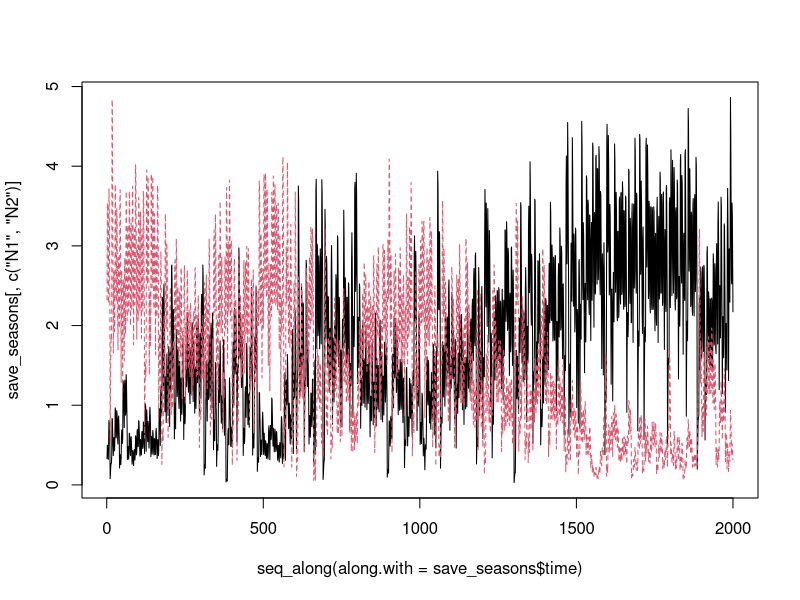
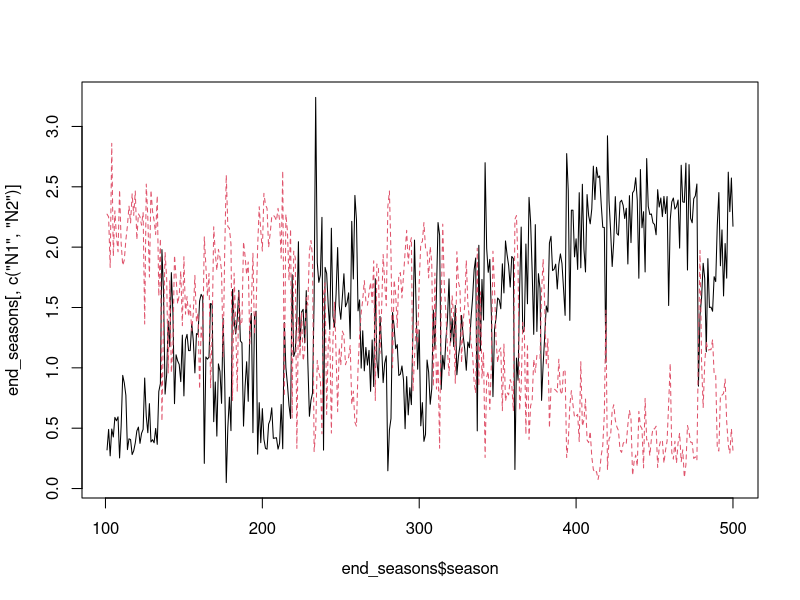
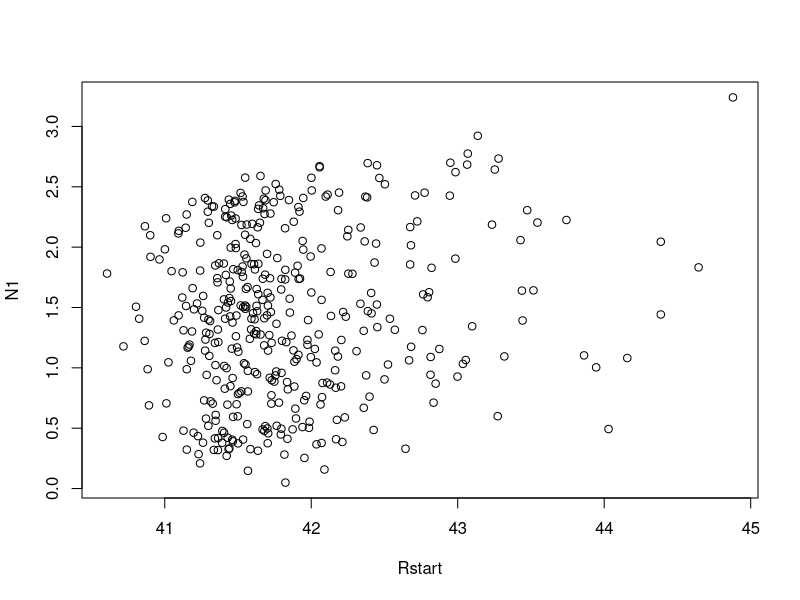
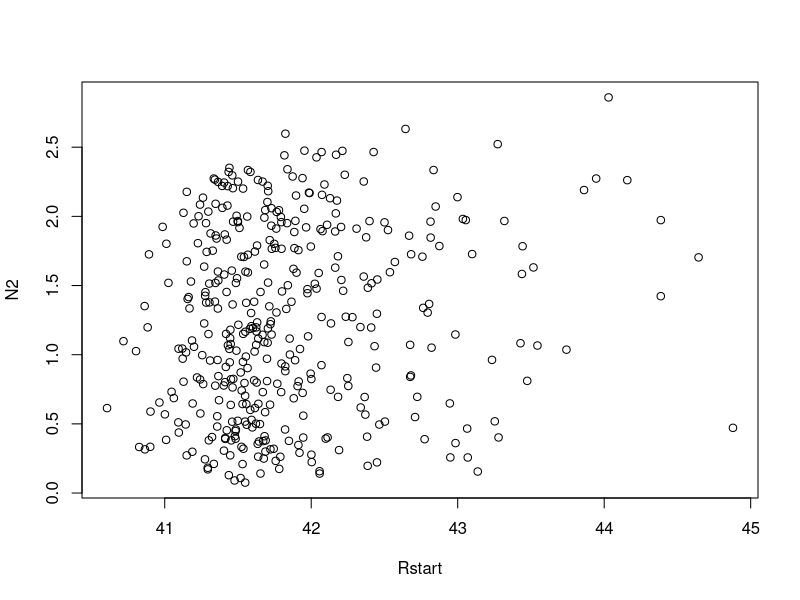
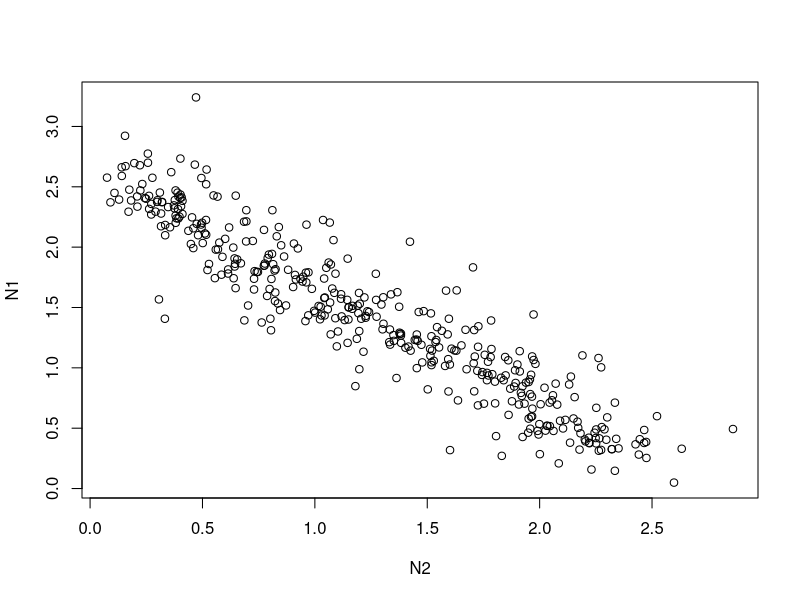

Write R code to recreate these figures, in order.
##  Semi-discrete storage effect model of two species 
##    coexisting on one essential resource                

##  Author: Andrew Tredennick
##  Email:  atredenn@gmail.com
##  Date:   3.19.2015
##  Update: 4.2.2015 -- Implements looping over odSolve for seasons.
##                   -- Makes resource uptake a Hill function, and a
##                      function that can be called within the model.
##                   -- Includes option for a temporally autocorrelated
##                      resource pulse function.
##                   -- Adds 'Rstart' variable to saved output to track
##                      initial condition of resource for each season.

##  MODEL DESCRIPTION
# Species "split" themselves between a dormant, low-mortaility stage (D) and 
# a higher mortality, high growth stage (N).
# The single resource is R.
# There are two sources of variability: an environmental cue that drives the
# storage effect, and resource variability.

# clear the workspace
rm(list=ls())

####
#### Initial conditions, global variables, and parameters ------------------------
####
temporal_autocorrelation <- F       # turn temporal autocorrelation on(T)/off(F)
seasons <- 500                      # number of seasons to simulate
seasons_to_exclude <- 100           # initial seasons to exclude from plots
days_to_track <- 5                  # number of days to recover from odSolve
DNR <- c(D=c(1,1),N=c(1,1),R=10)    # initial conditions
Rmu <- 2                            # mean resource pulse (on log scale)
Rsd <- 0                            # std dev of resource pulses (on log scale)
sigE <- 2                           # environmental cue variability
rho <- 0                            # environmental cue correlation between species
parms <- list(
  r = c(10,10),                     # max growth rate for each species
  alpha = c(10,10),                 # rate parameter for Hill function 
  beta = c(50,50),                  # shape parameter for Hill function
  mN = c(0.5,0.5),                  # live biomass loss (mortality) rates 
  mD = c(0.001, 0.001)              # dormant biomass loss (mortality) rates
)

####
#### Load relevant libraries ----------------------------------------
####
library(deSolve); library(mvtnorm)


####
#### Model function -------------------------------------------------
####
## Continuous model
updateDNR <- function(t, DNR, parms){
  with(as.list(c(DNR, parms)), {
    dD1dt = -(mD[1]*D1)
    dD2dt = -(mD[2]*D2)
    dN1dt = N1*(uptake_R(r[1], R, alpha[1], beta[1]) - mN[1])
    dN2dt = N2*(uptake_R(r[2], R, alpha[2], beta[2]) - mN[2])
    dRdt = -1 * ((dN1dt + mN[1]*N1) + (dN2dt + mN[2]*N2))
    list(c(dD1dt, dD2dt, dN1dt, dN2dt, dRdt)) #output
  })
}

##  Resource uptake function (Hill function)
uptake_R <- function(r, R, alpha, beta){
  return((r*R^alpha) / (beta^alpha + R^alpha))
}

## Discrete model
update_DNR <- function(t,DNR,gs){
  with (as.list(DNR),{
    g1 <- gs[1]
    g2 <- gs[2]
    D1 <- D1 - (N1+D1)*g1 + N1
    D2 <- D2 - (N2+D2)*g2 + N2
    N1 <- 0+(N1+D1)*g1
    N2 <- 0+(N2+D2)*g2
    R <- R + Rvector[t]
    return(c(D1, D2, N1, N2, R))
  })
}


####
#### Simulate model -----------------------------------------------------
####
days <- c(1:days_to_track)

# Get "germination" fractions for each year
getG <- function(sigE, rho, nTime){
  varcov <- matrix(c(sigE, rho*sigE, rho*sigE, sigE), 2, 2)
  e <- rmvnorm(n = nTime, mean = c(0,0), sigma = varcov)
  g <- exp(e) / (1+exp(e))
  return(g)
}

# Loop over seasons
nms <- names(DNR)
gVec <- getG(sigE = sigE, rho = rho, nTime = seasons)

if(temporal_autocorrelation==FALSE){
  Rvector <- rlnorm(seasons,Rmu,Rsd) 
}

if(temporal_autocorrelation==TRUE){
  if(Rsd != 0){
    Rvector <- filter(rlnorm(seasons,Rmu,Rsd), filter=rep(1,3), circular=TRUE)
  }
  if(Rsd == 0){
    Rvector <- rlnorm(seasons,Rmu,Rsd) 
  } 
}

save_seasons <- data.frame(time=NA,D1=NA,D2=NA,N1=NA,N2=NA,R=NA,Rstart=NA,season=NA)

for(season_now in 1:seasons){
  Rstart <- as.list(DNR)$R
  output <- as.data.frame(ode(y = DNR, times = days, 
                              func = updateDNR, parms = parms))
  DNR <- as.numeric(output[nrow(output),nms])
  names(DNR) <- nms
  R_update <- Rvector[season_now]
  DNR <- update_DNR(season_now, DNR, gVec[season_now,])
  names(DNR) <- nms
  new_season <- as.data.frame(output)
  new_season$season <- season_now
  new_season$Rstart <- Rstart
  save_seasons <- rbind(save_seasons, new_season)
}


####
####  Make some plots ----------------------------------
####
#take out first couple seasons
save_seasons <- subset(save_seasons, season>seasons_to_exclude)
matplot(seq_along(along.with = save_seasons$time), 
        save_seasons[,c("N1","N2")], type="l")

#plot just seasons
end_of_season <- which(save_seasons$time == max(days))
end_seasons <- save_seasons[end_of_season,]
matplot(end_seasons$season, end_seasons[,c("N1","N2")], type="l")
plot(N1 ~ Rstart, end_seasons)
plot(N2 ~ Rstart, end_seasons)
plot(N1 ~ N2, end_seasons)

#Plot the resource uptake function
# R <- seq(0,100,1)
# out_r <- matrix(ncol=2, nrow=length(R))
# alpha <- c(10,10)
# beta <- c(50,50)
# for(i in 1:nrow(out_r)){
#   out_r[i,1] <- uptake_R(5, R[i], alpha[1], beta[1])
#   out_r[i,2] <- uptake_R(5, R[i], alpha[2], beta[2])
# }
# matplot(R, out_r, type="l")

#Plot histograms of resource supply rates at different sigRs
# sigR <- seq(0,1,0.25)
# par(mfrow=c(2,3))
# for(i in 1:length(sigR)){
#   hist(rlnorm(100,2,sigR[i]))
# }
# plot(filter(rlnorm(100,2,1), filter=rep(1,3), circular=TRUE))
